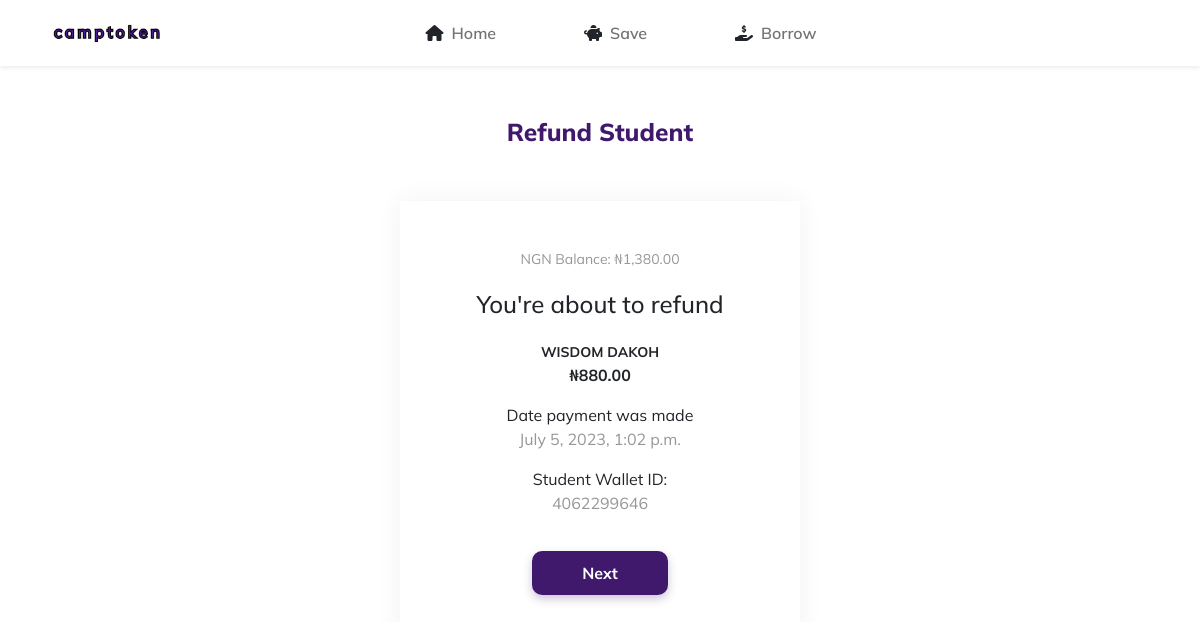
The page /dashboard/m/refund/d1c62214ea36b404357c97e216355d (signed in) on the database as committed earlier.
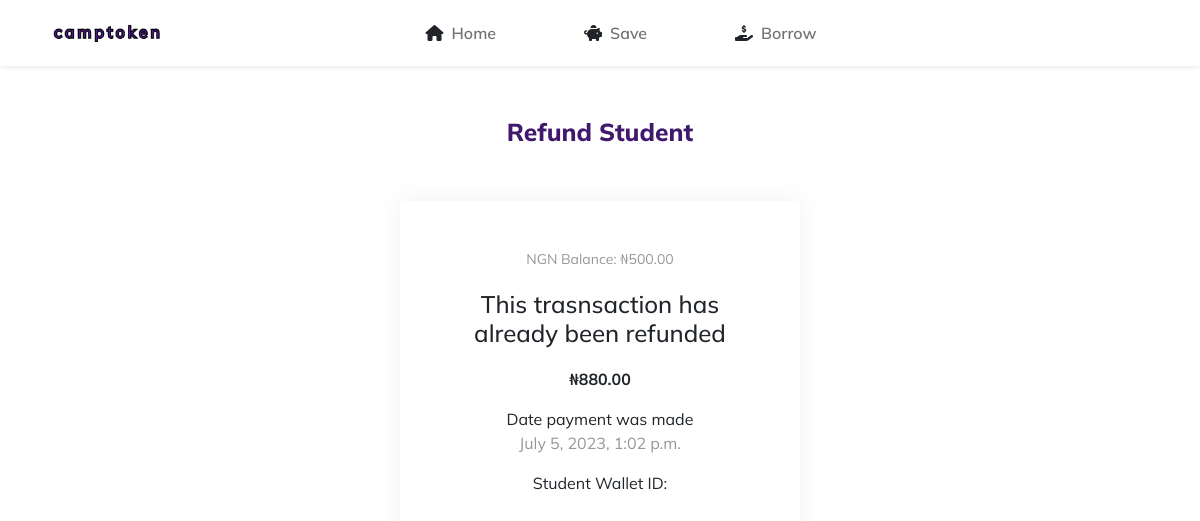
The same page on the database as committed later.
### user/models.py (models this page shows, shortened)
class User(AbstractUser, PermissionsMixin):
    first_name = models.CharField(max_length=100, blank=True, null=True)
    last_name = models.CharField(max_length=100, blank=True, null=True)
    username = models.CharField(max_length=50, null=True, default=None)
    email = models.EmailField(max_length=254, db_index=True, unique=True, null=False)
    wallet_id = models.IntegerField(unique=True, null=True)
    phone_number = models.IntegerField(unique=True, null=False)
    business_name = models.CharField(max_length=100, unique=True, null=True)
    balance = models.FloatField(default=0)
    transaction_pin = models.CharField(max_length=100, null=True)
    is_verified = models.BooleanField(default=False)
    is_merchant = models.BooleanField(default=False)
    is_staff = models.BooleanField(default=False)
    is_active = models.BooleanField(default=True)
    is_superuser = models.BooleanField(default=False)
    objects = UserProfileManager()
    USERNAME_FIELD = 'email'
    REQUIRED_FIELDS = ["first_name", "last_name", "phone_number"]

### transaction/models.py (models this page shows, shortened)
class Transactions(models.Model):
    SENT = 1
    REFUNDED = 2
    PAID_ONLINE = 3
    SUCCESS  = 1
    FAILED = 0
    PENDING = 2
    _TRANSACTION_TYPES = [
        (SENT, 'Sent'),
        (REFUNDED, 'Refunded'),
        (PAID_ONLINE, "Paid Online")
    ]
    _TRANSACTION_STATUS = [
        (SUCCESS, "Success"),
        (FAILED, "Failed"),
        (PENDING, "Pending")
    ]
    transaction_id = models.CharField(max_length=30, primary_key=True, blank=True)
    student = models.ForeignKey(User, on_delete=models.CASCADE, related_name='sender_transactions')
    merchant = models.ForeignKey(User, on_delete=models.CASCADE, related_name='recipient_transactions', null=True)
    amount = models.DecimalField(max_digits=10, null=False,  decimal_places=2)
    transaction_type = models.SmallIntegerField(choices=_TRANSACTION_TYPES)
    transaction_status = models.SmallIntegerField(choices=_TRANSACTION_STATUS)
    was_refunded = models.BooleanField(default=False)
    initiated_by_student = models.BooleanField(default=True)
    date_added = models.DateTimeField(auto_now_add=True, null=False)

### utils/shortcuts.py (the view)
    def wrapper(request:HttpRequest, *args, **kwargs):
        if not request.user.is_merchant:
            return redirect("dashboard_student")
        return view_func(request, *args, **kwargs)

### transaction/views.py (called while the page is built, shortened)
@login_required(login_url="login")
@redirect_not_merchant
def refund_student(request:HttpRequest, transaction_id):
    transaction = fetchone(Transactions, transaction_id=transaction_id)
    if transaction == None or transaction.merchant != request.user:
        return render(request, "404.html", status=404)
    context = {"user": request.user, "transaction":transaction}
    return render(request, "transactions/refund_student.html", context)

### user/templatetags/custom_tags.py (called while the page is built)
@register.filter
def is_active(request, view_name) -> bool:
    current_view = resolve(request.path_info).view_name
    if current_view == view_name:
        return True
    return False

### utils/crud.py (called while the page is built)
def fetchone(klass:Type[Model], *args, **kwargs)-> Union[User, Transactions, None]:
    try:
        return klass.objects.get(*args, **kwargs)
    except klass.DoesNotExist:
        return None
    except Exception as e:
        raise e

### utils/shortcuts.py (called while the page is built)
def redirect_not_merchant(view_func):
    def wrapper(request:HttpRequest, *args, **kwargs):
        if not request.user.is_merchant:
            return redirect("dashboard_student")
        return view_func(request, *args, **kwargs)
    return wrapper

### templates/transactions/refund_student.html (shortened to what this page needs)
{% load static %}
<!doctype html>
<html lang="en">
  <head>
	{% include "head2.html" %}
  </head>
  <body>
    {% include "nav-signed.html" %}
    <div class="container d-flex justify-content-center">
		{% if transaction.was_refunded == False %}
			<div class="pay-contain">
				<div class="pay-heading text-center">
					<span>Refund Student</span>
				</div>
				<div class="pay-merchant-form">
					<div class="prm-color-grey text-center">
						<span style="font-size: 14px;" >NGN Balance: ₦{{ user.balance|floatformat:"2g"}}</span>
					</div>
					<div class="mb-6 go-down-md text-center">
						<h4>You're about to refund </h4>
					</div>
					<div class="mb-6 go-down-md text-center">
						<span class="refund-student-name">{{ transaction.student.first_name|upper }} {{ transaction.student.last_name|upper }}</span>
						<p class="refund-student-amount">₦{{ transaction.amount }}</p>
					</div>
					<div class="mb-6 go-down-sm text-center">
						<span>Date payment was made</span>
						<p class="refund-student-date prm-color-grey">{{ transaction.date_added }}</p>
					</div>
					<div class="mb-6 go-down-sm text-center">
						<span>Student Wallet ID:</span>
						<p class="prm-color-grey">{{ transaction.student.wallet_id }}</p>
					</div>
					<div class="text-center">
						<button type="button" class="bg-prm-color go-down-md" data-bs-toggle="modal" data-bs-target="#staticBackdrop">Next</button>
					</div>
				</div>
			</div>
		{% else %}
			<div class="pay-contain">
				<div class="pay-heading text-center">
					<span>Refund Student</span>
				</div>
				<div class="pay-merchant-form">
					<div class="prm-color-grey text-center">
						<span style="font-size: 14px;" >NGN Balance: ₦{{ user.balance|floatformat:"2g"}}</span>
					</div>
					<div class="mb-6 go-down-md text-center">
						<h4>This trasnsaction has already been refunded </h4>
					</div>
					<div class="mb-6 go-down-md text-center">
						<p class="refund-student-amount">₦{{ transaction.amount }}</p>
					</div>
					<div class="mb-6 go-down-sm text-center">
						<span>Date payment was made</span>
						<p class="refund-student-date prm-color-grey">{{ transaction.date_added }}</p>
					</div>
					<div class="mb-6 go-down-sm text-center">
						<span>Student Wallet ID:</span>
					</div>
				</div>
			</div>
		{% endif %}
    </div>
  </body>
</html>

### templates/head2.html (shortened to what this page needs)
{% load static %}
<link href="https://cdn.jsdelivr.net/npm/bootstrap@5.0.2/dist/css/bootstrap.min.css" rel="stylesheet">
<link rel="stylesheet" href="{% static 'css/style.css' %}">

### templates/nav-signed.html (shortened to what this page needs)
{% load static %}
{% load custom_tags %}
<nav class="navbar navbar-expand-lg navbar-light shadow-sm" style="background-color: white;">
    <div class="container">
      <a class="navbar-brand" href="#">
        <img src="{% static 'img/logo4.png' %}" width="" height="40px" alt="Logo">
      </a>
      <div class="collapse navbar-collapse justify-content-center" id="navbarNav">
            <ul class="dash-nav navbar-nav  flex">
                    <li class="nav-item d-flex align-items-center">
                        <i class="fa-solid fa-house {% if request|is_active:'dashboard_student' %}prm-color{% endif %}"></i>
                        <a class="nav-link dash-active " href="{% if not user.is_merchant %}{% url 'dashboard_student' %} {% else %}{% url 'dashboard_merchant' %}{% endif %}"  >Home</a>
                    </li>
                    <li class="nav-item d-flex align-items-center">
                        <i class="fa-solid fa-piggy-bank"></i>
                        <a class="nav-link dash-active" href="#">Save</a>
                    </li>
                    <li class="nav-item d-flex align-items-center">
                        <i class="fa-solid fa-hand-holding-dollar"></i>
                        <a class="nav-link dash-active" href="#">Borrow</a>
                    </li>
            </ul>
      </div>
    </div>
</nav>

### static/css/style.css (style rules this page uses)
body { font-family: 'Mulish', sans-serif; }
.navbar-brand, .navbar-nav .nav-link { font-family: 'Mulish', sans-serif; }
.navbar { max-width: 100%; }
.navbar-nav a { font-weight: 600; }
.navbar-nav .nav-item { margin-left: 30px; }
.dash-nav { margin-right: 75px }
.dash-nav li { margin-right: 50px; text-align: center; }
.go-down-sm { margin-top: 7px; }
.go-down-md { margin-top: 20px; }
.prm-color-grey { color: #979797; }
.pay-contain { width: 400px; }
.pay-heading { margin-top: 48px; }
.pay-heading span { font-size: 24.5px; text-align: center; font-weight:800; color: #40196d; }
.pay-merchant-form { margin-top:50px; box-shadow: 0px 0px 25px 0px rgba(0, 0, 0, 0.06); padding: 45px 48px; }
.refund-student-amount { font-weight: 700; }

Rows that differ between the two databases and show on the page:
changed User: balance "1,380.00" → "500.00"
changed Transactions: was_refunded False → True (drawn); student.first_name "WISDOM" → (not shown); student.last_name "DAKOH" → (not shown); student.wallet_id "4062299646" → (not shown)
Other text that changed with them:
text no longer shown: "You're about to refund Next"
text now shown: "This trasnsaction has already been refunded"
